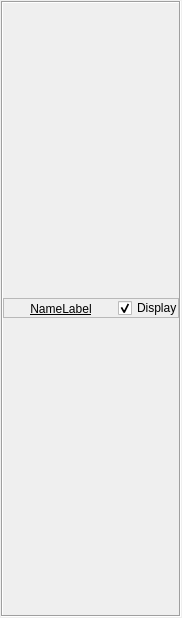
<?xml version="1.0" encoding="UTF-8"?>
<ui version="4.0">
 <class>merelectrodeentry</class>
 <widget class="QWidget" name="merelectrodeentry">
  <property name="geometry">
   <rect>
    <x>0</x>
    <y>0</y>
    <width>182</width>
    <height>618</height>
   </rect>
  </property>
  <property name="maximumSize">
   <size>
    <width>182</width>
    <height>16777215</height>
   </size>
  </property>
  <property name="windowTitle">
   <string>Form</string>
  </property>
  <property name="autoFillBackground">
   <bool>false</bool>
  </property>
  <layout class="QVBoxLayout" name="verticalLayout">
   <property name="spacing">
    <number>1</number>
   </property>
   <property name="leftMargin">
    <number>1</number>
   </property>
   <property name="topMargin">
    <number>1</number>
   </property>
   <property name="rightMargin">
    <number>1</number>
   </property>
   <property name="bottomMargin">
    <number>1</number>
   </property>
   <item>
    <widget class="QFrame" name="entryframe">
     <property name="maximumSize">
      <size>
       <width>182</width>
       <height>16777215</height>
      </size>
     </property>
     <property name="frameShape">
      <enum>QFrame::Box</enum>
     </property>
     <property name="frameShadow">
      <enum>QFrame::Sunken</enum>
     </property>
     <layout class="QVBoxLayout" name="verticalLayout_2">
      <property name="spacing">
       <number>0</number>
      </property>
      <property name="leftMargin">
       <number>0</number>
      </property>
      <property name="topMargin">
       <number>0</number>
      </property>
      <property name="rightMargin">
       <number>0</number>
      </property>
      <property name="bottomMargin">
       <number>1</number>
      </property>
      <item>
       <widget class="QFrame" name="frame">
        <property name="minimumSize">
         <size>
          <width>0</width>
          <height>20</height>
         </size>
        </property>
        <property name="maximumSize">
         <size>
          <width>16777215</width>
          <height>20</height>
         </size>
        </property>
        <property name="frameShape">
         <enum>QFrame::StyledPanel</enum>
        </property>
        <property name="frameShadow">
         <enum>QFrame::Raised</enum>
        </property>
        <layout class="QHBoxLayout" name="horizontalLayout">
         <property name="spacing">
          <number>0</number>
         </property>
         <property name="leftMargin">
          <number>0</number>
         </property>
         <property name="topMargin">
          <number>0</number>
         </property>
         <property name="rightMargin">
          <number>0</number>
         </property>
         <property name="bottomMargin">
          <number>0</number>
         </property>
         <item>
          <widget class="QLabel" name="nameLabel">
           <property name="minimumSize">
            <size>
             <width>0</width>
             <height>20</height>
            </size>
           </property>
           <property name="maximumSize">
            <size>
             <width>16777215</width>
             <height>20</height>
            </size>
           </property>
           <property name="font">
            <font>
             <weight>50</weight>
             <italic>false</italic>
             <bold>false</bold>
             <underline>true</underline>
            </font>
           </property>
           <property name="text">
            <string>NameLabel</string>
           </property>
           <property name="alignment">
            <set>Qt::AlignCenter</set>
           </property>
          </widget>
         </item>
         <item>
          <widget class="QCheckBox" name="displayElectrode">
           <property name="minimumSize">
            <size>
             <width>60</width>
             <height>0</height>
            </size>
           </property>
           <property name="maximumSize">
            <size>
             <width>60</width>
             <height>16777215</height>
            </size>
           </property>
           <property name="text">
            <string>Display</string>
           </property>
           <property name="checked">
            <bool>true</bool>
           </property>
          </widget>
         </item>
        </layout>
       </widget>
      </item>
     </layout>
    </widget>
   </item>
  </layout>
 </widget>
 <resources/>
 <connections/>
</ui>
